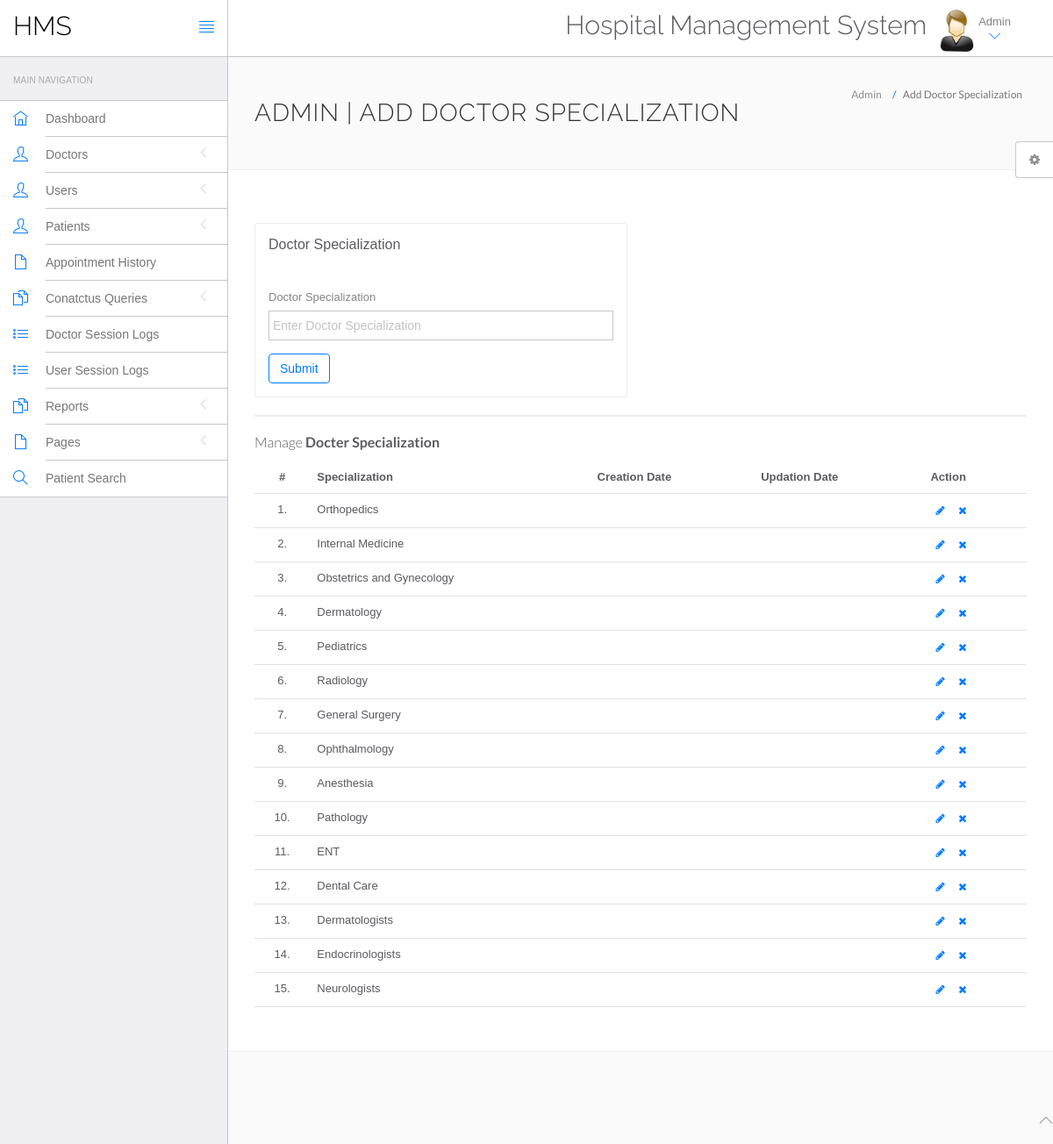
Page /hms/admin/doctor-specilization.php (signed in) on the committed database.
### tables this page shows
CREATE TABLE `doctorspecilization` (
  `id` int(11) NOT NULL,
  `specilization` varchar(255) DEFAULT NULL
);

### hms/admin/doctor-specilization.php (the view, shortened to what this page needs)
<?php
include('include/config.php');
if(strlen($_SESSION['id']==0)) {
 header('location:logout.php');
  } else{
?>
<!DOCTYPE html>
<html lang="en">
	<head>
		<link rel="stylesheet" href="vendor/bootstrap/css/bootstrap.min.css">
		<link rel="stylesheet" href="vendor/fontawesome/css/font-awesome.min.css">
		<link rel="stylesheet" href="vendor/themify-icons/themify-icons.min.css">
		<link href="vendor/animate.css/animate.min.css" rel="stylesheet" media="screen">
		<link href="vendor/perfect-scrollbar/perfect-scrollbar.min.css" rel="stylesheet" media="screen">
		<link href="vendor/switchery/switchery.min.css" rel="stylesheet" media="screen">
		<link href="vendor/bootstrap-touchspin/jquery.bootstrap-touchspin.min.css" rel="stylesheet" media="screen">
		<link href="vendor/select2/select2.min.css" rel="stylesheet" media="screen">
		<link href="vendor/bootstrap-datepicker/bootstrap-datepicker3.standalone.min.css" rel="stylesheet" media="screen">
		<link href="vendor/bootstrap-timepicker/bootstrap-timepicker.min.css" rel="stylesheet" media="screen">
		<link rel="stylesheet" href="assets/css/styles.css">
		<link rel="stylesheet" href="assets/css/plugins.css">
		<link rel="stylesheet" href="assets/css/themes/theme-1.css" id="skin_color" />
	</head>
	<body>
		<div id="app">
<?php include('include/sidebar.php');?>
			<div class="app-content">
						<?php include('include/header.php');?>
				<div class="main-content" >
					<div class="wrap-content container" id="container">
						<section id="page-title">
							<div class="row">
								<div class="col-sm-8">
									<h1 class="mainTitle">Admin | Add Doctor Specialization</h1>
																	</div>
								<ol class="breadcrumb">
									<li>
										<span>Admin</span>
									</li>
									<li class="active">
										<span>Add Doctor Specialization</span>
									</li>
								</ol>
							</div>
						</section>
						<div class="container-fluid container-fullw bg-white">
							<div class="row">
								<div class="col-md-12">
									<div class="row margin-top-30">
										<div class="col-lg-6 col-md-12">
											<div class="panel panel-white">
												<div class="panel-heading">
													<h5 class="panel-title">Doctor Specialization</h5>
												</div>
												<div class="panel-body">
													<form role="form" name="dcotorspcl" method="post" >
														<div class="form-group">
															<label for="exampleInputEmail1">
																Doctor Specialization
															</label>
							<input type="text" name="doctorspecilization" class="form-control"  placeholder="Enter Doctor Specialization">
														</div>
														<button type="submit" name="submit" class="btn btn-o btn-primary">
															Submit
														</button>
													</form>
												</div>
											</div>
										</div>
											</div>
										</div>
									<div class="col-lg-12 col-md-12">
											<div class="panel panel-white">
											</div>
										</div>
									</div>
									<div class="row">
								<div class="col-md-12">
									<h5 class="over-title margin-bottom-15">Manage <span class="text-bold">Docter Specialization</span></h5>
									<table class="table table-hover" id="sample-table-1">
										<thead>
											<tr>
												<th class="center">#</th>
												<th>Specialization</th>
												<th class="hidden-xs">Creation Date</th>
												<th>Updation Date</th>
												<th>Action</th>
											</tr>
										</thead>
										<tbody>
<?php
$sql=mysqli_query($con,"select * from doctorSpecilization");
$cnt=1;
while($row=mysqli_fetch_array($sql))
{
?>
											<tr>
												<td class="center"><?php echo $cnt;?>.</td>
												<td class="hidden-xs"><?php echo $row['specilization'];?></td>
												<td><?php echo $row['creationDate'];?></td>
												<td><?php echo $row['updationDate'];?>
												</td>
												<td >
												<div class="visible-md visible-lg hidden-sm hidden-xs">
							<a href="edit-doctor-specialization.php?id=<?php echo $row['id'];?>" class="btn btn-transparent btn-xs" tooltip-placement="top" tooltip="Edit"><i class="fa fa-pencil"></i></a>
	<a href="doctor-specilization.php?id=<?php echo $row['id']?>&del=delete" onClick="return confirm('Are you sure you want to delete?')"class="btn btn-transparent btn-xs tooltips" tooltip-placement="top" tooltip="Remove"><i class="fa fa-times fa fa-white"></i></a>
												</div>
												</td>
											</tr>
											<?php
$cnt=$cnt+1;
											 }?>
										</tbody>
									</table>
								</div>
							</div>
								</div>
							</div>
						</div>
					</div>
				</div>
	<?php include('include/footer.php');?>
	<?php include('include/setting.php');?>
	</body>
</html>
<?php } ?>

### hms/admin/include/sidebar.php (shortened to what this page needs)
<div class="sidebar app-aside" id="sidebar">
				<div class="sidebar-container perfect-scrollbar">
<nav>
						<div class="navbar-title">
							<span>Main Navigation</span>
						</div>
						<ul class="main-navigation-menu">
							<li>
								<a href="dashboard.php">
									<div class="item-content">
										<div class="item-media">
											<i class="ti-home"></i>
										</div>
										<div class="item-inner">
											<span class="title"> Dashboard </span>
										</div>
									</div>
								</a>
							</li>
							<li>
								<a href="javascript:void(0)">
									<div class="item-content">
										<div class="item-media">
											<i class="ti-user"></i>
										</div>
										<div class="item-inner">
											<span class="title"> Doctors </span><i class="icon-arrow"></i>
										</div>
									</div>
								</a>
								</li>
				<li>
								<a href="javascript:void(0)">
									<div class="item-content">
										<div class="item-media">
											<i class="ti-user"></i>
										</div>
										<div class="item-inner">
											<span class="title"> Users </span><i class="icon-arrow"></i>
										</div>
									</div>
								</a>
								</li>
								<li>
								<a href="javascript:void(0)">
									<div class="item-content">
										<div class="item-media">
											<i class="ti-user"></i>
										</div>
										<div class="item-inner">
											<span class="title"> Patients </span><i class="icon-arrow"></i>
										</div>
									</div>
								</a>
								</li>
<li>
								<a href="appointment-history.php">
									<div class="item-content">
										<div class="item-media">
											<i class="ti-file"></i>
										</div>
										<div class="item-inner">
											<span class="title"> Appointment History </span>
										</div>
									</div>
								</a>
							</li>
				<li>
								<a href="javascript:void(0)">
									<div class="item-content">
										<div class="item-media">
											<i class="ti-files"></i>
										</div>
										<div class="item-inner">
											<span class="title"> Conatctus Queries </span><i class="icon-arrow"></i>
										</div>
									</div>
								</a>
								</li>
	<li>
								<a href="doctor-logs.php">
									<div class="item-content">
										<div class="item-media">
											<i class="ti-list"></i>
										</div>
										<div class="item-inner">
											<span class="title"> Doctor Session Logs </span>
										</div>
									</div>
								</a>
							</li>
							<li>
								<a href="user-logs.php">
									<div class="item-content">
										<div class="item-media">
											<i class="ti-list"></i>
										</div>
										<div class="item-inner">
											<span class="title"> User Session Logs </span>
										</div>
									</div>
								</a>
							</li>
				<li>
								<a href="javascript:void(0)">
									<div class="item-content">
										<div class="item-media">
											<i class="ti-files"></i>
										</div>
										<div class="item-inner">
											<span class="title"> Reports </span><i class="icon-arrow"></i>
										</div>
									</div>
								</a>
							</li>
				<li>
								<a href="javascript:void(0)">
									<div class="item-content">
										<div class="item-media">
											<i class="ti-file"></i>
										</div>
										<div class="item-inner">
											<span class="title"> Pages </span><i class="icon-arrow"></i>
										</div>
									</div>
								</a>
							</li>
								<li>
								<a href="patient-search.php">
									<div class="item-content">
										<div class="item-media">
											<i class="ti-search"></i>
										</div>
										<div class="item-inner">
											<span class="title"> Patient Search </span>
										</div>
									</div>
								</a>
							</li>
						</ul>
					</nav>
					</div>
			</div>

### hms/admin/include/header.php (shortened to what this page needs)
<header class="navbar navbar-default navbar-static-top">
					<div class="navbar-header">
						<a class="navbar-brand" href="#">
							<h2 style="padding-top:20%; color:#000 ">HMS</h2>
						</a>
						<a href="#" class="sidebar-toggler pull-right visible-md visible-lg" data-toggle-class="app-sidebar-closed" data-toggle-target="#app">
							<i class="ti-align-justify"></i>
						</a>
					</div>
					<div class="navbar-collapse collapse">
						<ul class="nav navbar-right">
								<li  style="padding-top:2% ">
								<h2>Hospital Management System</h2>
							</li>
							<li class="dropdown current-user">
								<a href class="dropdown-toggle" data-toggle="dropdown">
									<img src="assets/images/images.jpg" > <span class="username">
			Admin
									<i class="ti-angle-down"></i></i></span>
								</a>
							</li>
						</ul>
					</div>
				</header>

### hms/admin/include/footer.php
<footer>
				<div class="footer-inner">
					<div class="pull-left">
					<span class="text-bold text-uppercase"> Hospital Management System</span>
					</div>
					<div class="pull-right">
						<span class="go-top"><i class="ti-angle-up"></i></span>
					</div>
				</div>
			</footer>

### hms/admin/include/setting.php (shortened to what this page needs)
<div class="settings panel panel-default hidden-xs hidden-sm" id="settings">
				<button ct-toggle="toggle" data-toggle-class="active" data-toggle-target="#settings" class="btn btn-default">
					<i class="fa fa-spin fa-gear"></i>
				</button>
			</div>

### hms/admin/assets/css/plugins.css (style rules this page uses)
.perfect-scrollbar { overflow-y: hidden !important; }

### hms/admin/assets/css/themes/theme-1.css (style rules this page uses)
body { background: #FAFAFA; }
header .navbar-header { background: #ffffff !important; border-right-color: #c8c7cc !important; border-bottom-color: #c8c7cc !important; }
header .navbar-header .sidebar-toggler, header .navbar-header .sidebar-mobile-toggler { color: #007aff !important; }
header .navbar-header .navbar-brand { color: #777 !important; }
header .navbar-collapse { background: #ffffff !important; border-bottom-color: #c8c7cc !important; box-shadow: none !important; }
header .navbar-collapse .navbar-right > li > a { color: #777; }
header .navbar-collapse .navbar-right > li > a i { color: #007aff !important; }
#sidebar { background: #EFEFF4 !important; }
#sidebar:before { border-right-width: "1px" !important; border-right-style: solid; border-right-color: #c8c7cc !important; }
#sidebar nav { border-right-width: "1px" !important; border-right-style: solid; border-right-color: #c8c7cc !important; }
#sidebar nav .navbar-title { color: #aaaaaa; }
#sidebar nav > ul { background: #ffffff !important; border-bottom-color: #c8c7cc !important; border-top-color: #c8c7cc !important; }
#sidebar nav > ul > li > a .item-media > i { color: #007aff !important; }
#sidebar nav > ul > li > a .item-inner { color: #777 !important; border-bottom-color: #c8c7cc; }

### rows in the picture
doctorspecilization: specilization "Orthopedics"
doctorspecilization: specilization "Internal Medicine"
doctorspecilization: specilization "Obstetrics and Gynecology"
doctorspecilization: specilization "Dermatology"
doctorspecilization: specilization "Pediatrics"
doctorspecilization: specilization "Radiology"
doctorspecilization: specilization "General Surgery"
doctorspecilization: specilization "Ophthalmology"
doctorspecilization: specilization "Anesthesia"
doctorspecilization: specilization "Pathology"
doctorspecilization: specilization "ENT"
doctorspecilization: specilization "Dental Care"
doctorspecilization: specilization "Dermatologists"
doctorspecilization: specilization "Endocrinologists"
doctorspecilization: specilization "Neurologists"
